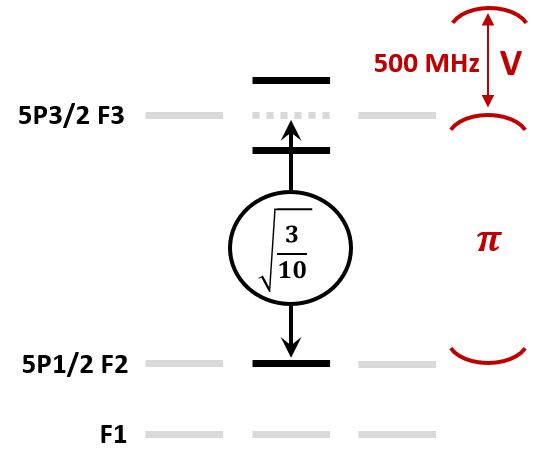
#> input picture code/simulations/phase_gate_simulations/pictures/r_pi_up.png, 545 x 469 px
$ python reflection.py
#> lines starting #> are read from the running program, lines starting #| are printed output that depends on the picture
import matplotlib.pyplot as plt
import numpy as np
from matplotlib.offsetbox import OffsetImage, AnnotationBbox
import cmath

# -----------------------
# ------ Constants ------
# -----------------------

mu0 = -np.sqrt(1 / 6)  # pi (mf2 -> mf2) #reference transition
mu1 = -np.sqrt(3 / 10)  # pi (mf0 -> mf0)
kappa = 2 * np.pi * 0.063  # cavity dissipation rate
kappa_oc = 2 * np.pi * 0.054  # outcoupling rate
gamma_5P32_5S = 2 * np.pi * 0.006065 / 2  # atom dissipation rate
g0_KC = (
    2 * np.pi * 0.0438
)  # coupling strength (F2mf2 -> F'3mf2) # reference transition measured value from M. Brekenfeld thesis
g_pi_KC = g0_KC * (mu1 / mu0)  # coupling strength (F2mf0 -> F'3mf0) sigma- good
mu_rf = 0.99
mu_fc = 0.9
d_list = np.linspace(-0.5, 0.5, 1000)

# -----------------------
# ------ Functions ------
# -----------------------


def r_empty_cavity(
    mu_rf: float, mu_fc: float, kappa_m1: float, kappa: float, d_c: float
):
    return mu_rf - mu_fc**2 * (2 * kappa_m1 / kappa + 1j * d_c)


def r_non_empty_cavity(
    g: float,
    gamma: float,
    d_a: float,
    d_c: float,
    kappa: float,
    kappa_m1: float,
    mu_rf: float,
    mu_fc: float,
):
    C_c = g**2 / (2 * (gamma + 1j * d_a) * (kappa + 1j * d_c))
    return mu_rf - mu_fc**2 * (2 * kappa_m1) / (kappa + 1j * d_c) * 1 / (2 * C_c + 1)


# ----------------------------
# ------ Atom in Cavity ------
# ----------------------------

d_c_pi = 2 * np.pi * 0
d_a_pi = 2 * np.pi * 0

in_cavity = []
in_cavity_phase = []
for d in d_list:
    val = r_non_empty_cavity(
        g=g_pi_KC,
        gamma=gamma_5P32_5S * (1 / 10 + 1 / 10 + 3 / 10),
        d_a=d_a_pi + 2 * np.pi * d,
        d_c=d_c_pi + 2 * np.pi * d,
        kappa=kappa,
        kappa_m1=kappa_oc,
        mu_rf=mu_rf,
        mu_fc=mu_fc,
    )
    in_cavity.append(np.abs(val))
    in_cavity_phase.append(np.abs(cmath.phase(val) / np.pi))

# --------------------------------
# ----- Atom "not" in Cavity -----
# --------------------------------

d_c_pi = 2 * np.pi * 0
d_a_pi = 2 * np.pi * 6.3

not_in_cavity = []
not_in_cavity_phase = []
for d in d_list:
    val = r_non_empty_cavity(
        g=g_pi_KC,
        gamma=gamma_5P32_5S * (1 / 2),
        d_a=d_a_pi + 2 * np.pi * d,
        d_c=d_c_pi + 2 * np.pi * d,
        kappa=kappa,
        kappa_m1=kappa_oc,
        mu_rf=mu_rf,
        mu_fc=mu_fc,
    )
    not_in_cavity.append(np.abs(val))
    not_in_cavity_phase.append(np.abs(cmath.phase(val) / np.pi))


# ------------------------
# ------- Plotting -------
# ------------------------

image_pi_up = plt.imread("pictures/r_pi_up.png")
#> image_pi_up is the input picture: shape (469, 545, 4) float32; mean R, G, B, A 0.0598, 0.0505, 0.0505, 0.0866
image_pi_down = plt.imread("pictures/r_pi_down.png")
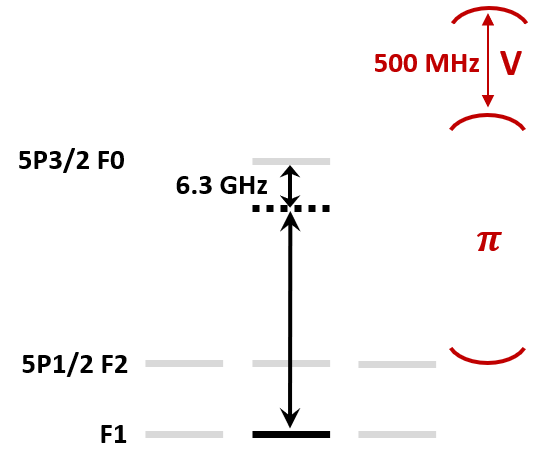
#> input picture code/simulations/phase_gate_simulations/pictures/r_pi_down.png, 545 x 469 px
#> image_pi_down is the input picture: shape (469, 545, 4) float32; mean R, G, B, A 0.0203, 0.011, 0.011, 0.041

fig, ax = plt.subplots(2, 2, figsize=(18, 9))

ax[0, 0].plot(d_list, in_cavity, "r")
ax[0, 0].axvline(x=0.0)
ax[0, 0].add_artist(
    AnnotationBbox(OffsetImage(image_pi_up, zoom=0.34), (0.42, 0.35), frameon=True)
)
ax[0, 0].set_xlabel("detuning in (GHz)")
ax[0, 0].set_ylabel("reflectivity")

ax[0, 1].plot(d_list, not_in_cavity, "b")
ax[0, 1].axvline(x=0.0)
ax[0, 1].add_artist(
    AnnotationBbox(
        OffsetImage(image_pi_down, zoom=0.34), (0.42, 0.35), frameon=True, zorder=10
    )
)
ax[0, 1].set_xlabel("detuning in (GHz)")
ax[0, 1].set_ylabel("reflectivity")

ax[1, 0].plot(d_list, in_cavity_phase, "g")
ax[1, 0].axvline(x=0.0)
ax[1, 0].set_xlabel("detuning in (GHz)")
ax[1, 0].set_ylabel("phase shift in (rad)")

ax[1, 1].plot(d_list, not_in_cavity_phase, "k")
ax[1, 1].axvline(x=0.0)
ax[1, 1].set_xlabel("detuning in (GHz)")
ax[1, 1].set_ylabel("phase shift in (rad)")

plt.show()
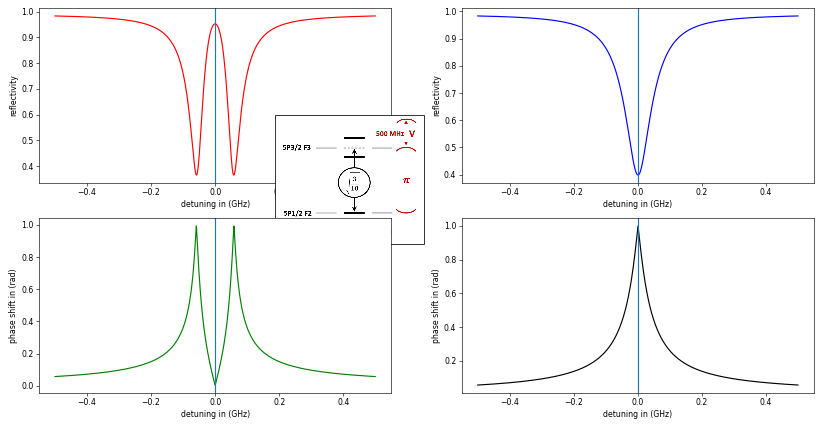
#> figure drawn by matplotlib, 4 panels; panel 1: curve peaks at x = -0.5, y = 0.983; panel 2: curve peaks at x = -0.5, y = 0.984; panel 3: curve peaks at x = -0.0586, y = 0.993; panel 4: curve peaks at x = 0.000501, y = 0.999
